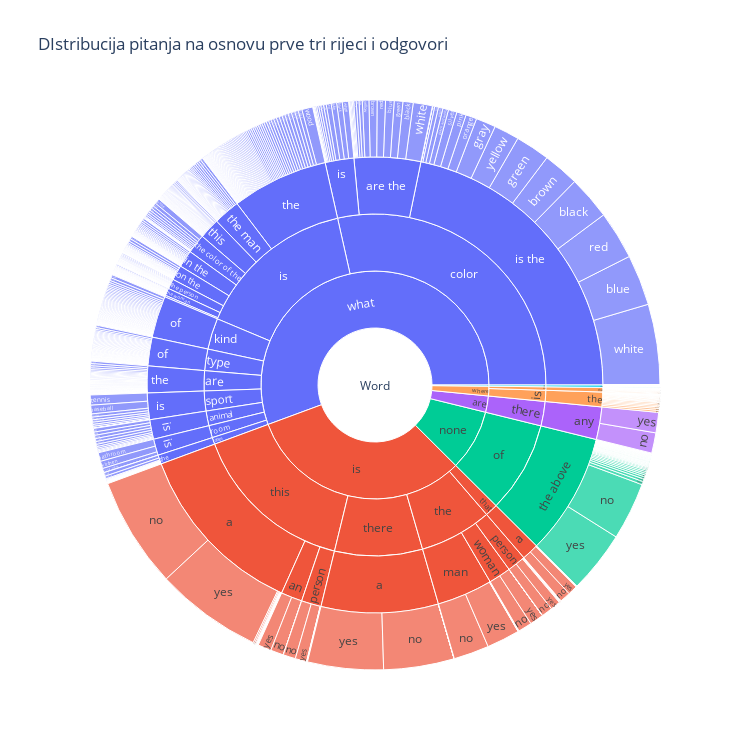

The notebook cell saved with this chart:
### Code cell
#prikaz raspodjele vrsta pitanja na osnovu tipov aaodgovora
fig= px.sunburst(question_word_answer,
                  path=["word","part1", "part2", "part3","multiple_choice_answer"],
                  values='question',
                  title="DIstribucija pitanja na osnovu prve tri rijeci i odgovori",
                  width=750, height=750)
fig.show()

### Figure 1 — Plotly figure (JSON) as saved in the notebook; plotly's stock layout.template omitted (floating-point values rounded to 4 significant figures; data arrays with more than 128 entries replaced by an {"elided": "..."} marker saying what was removed)
{"data": [{"branchvalues": "total", "domain": {"x": [0, 1], "y": [0, 1]}, "hovertemplate": "labels=%{label}<br>question=%{value}<br>parent=%{parent}<br>id=%{id}<extra></extra>", "ids": {"elided": "1425 str values"}, "labels": {"elided": "1425 str values"}, "name": "", "parents": {"elided": "1425 str values"}, "type": "sunburst", "values": {"elided": "1425 int values"}}], "layout": {"height": 750, "legend": {"tracegroupgap": 0}, "title": {"text": "DIstribucija pitanja na osnovu prve tri rijeci i odgovori"}, "width": 750}}
